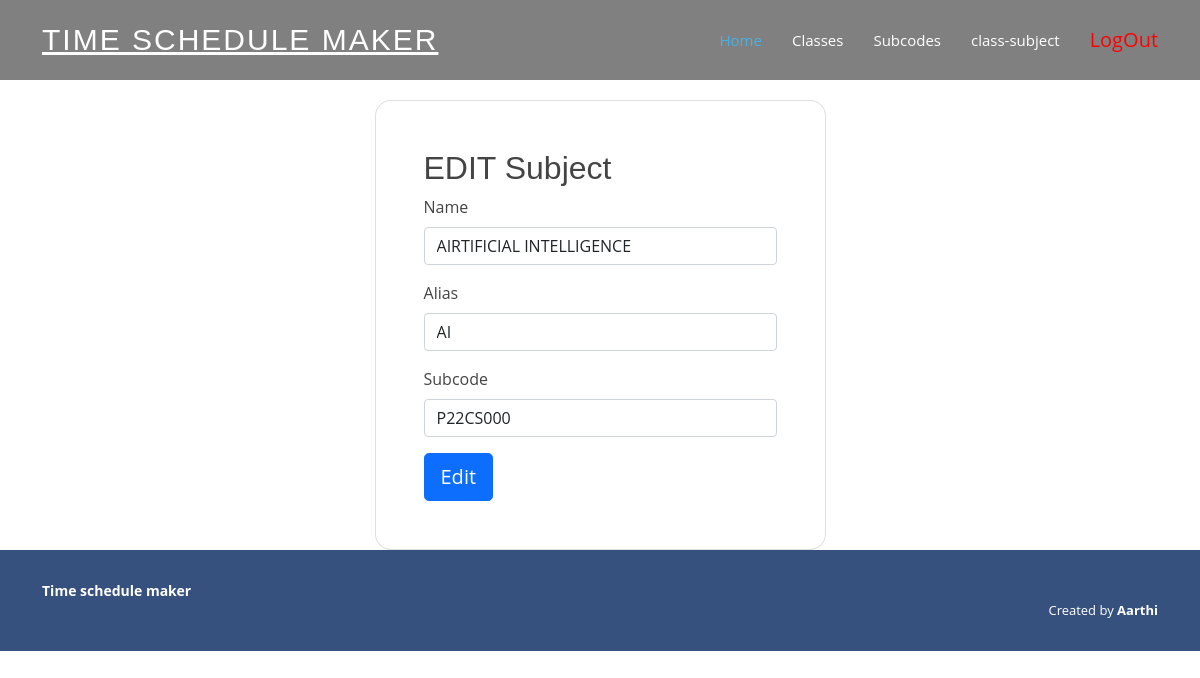
The page /staff/index.php?info=edit_subject&subject_id=1 (signed in) on the database its author committed.
### tables this page shows
CREATE TABLE `subjects` (
  `id` int(30) NOT NULL,
  `name` varchar(50) NOT NULL,
  `alias` varchar(30) DEFAULT NULL,
  `subcode` varchar(30) NOT NULL
);

### staff/edit_subject.php (the view, shortened to what this page needs)
<?php
   @$subject_id = $_GET['subject_id'];
   $subject_query = mysqli_query($con,"select * from subjects where id='$subject_id'");
   $subject_row = mysqli_fetch_array($subject_query);
?>
<div class="container" style="margin-top:100px;">
<?php
    extract($_POST);
?>
<form id="loginform" method="POST" >
      <div class="row d-flex justify-content-center " tabindex="-1">
      <div class="col-12 col-md-8 col-lg-6 col-xl-5">
        <div class="card shadow-2-strong" style="border-radius: 1rem;">
          <div class="card-body p-5 ">
             <h2 class="section-header">EDIT Subject</h2>
             <div class="mb-3">
              <label  class="form-label">Name</label>
              <input type="text" class="form-control"  value="<?php echo $subject_row['name']?>" name="subject_name">
            </div>
            <div class="mb-3">
            <label  class="form-label">Alias</label>
            <input type="text" class="form-control"  value="<?php echo $subject_row['alias']?>"  name="subject_alias" >
          </div>
          <div class="mb-3">
            <label  class="form-label">Subcode</label>
            <input type="text" class="form-control"  value="<?php echo $subject_row['subcode']?>"  name="subcode" >
          </div>
            <button class="btn btn-primary btn-lg btn-block" name="submit" type="submit">Edit</button>
          </div>
        </div>
      </div>
    </div>
      </form>
</div>

### assets/css/style.css (style rules this page uses)
body { font-family: "Open Sans", sans-serif; color: #444444; }
h1, h2, h3, h4, h5, h6 { font-family: "Jost", sans-serif; }

### rows shown on the page
subjects: subject_name "AIRTIFICIAL INTELLIGENCE", subject_alias "AI", subcode "P22CS000"
